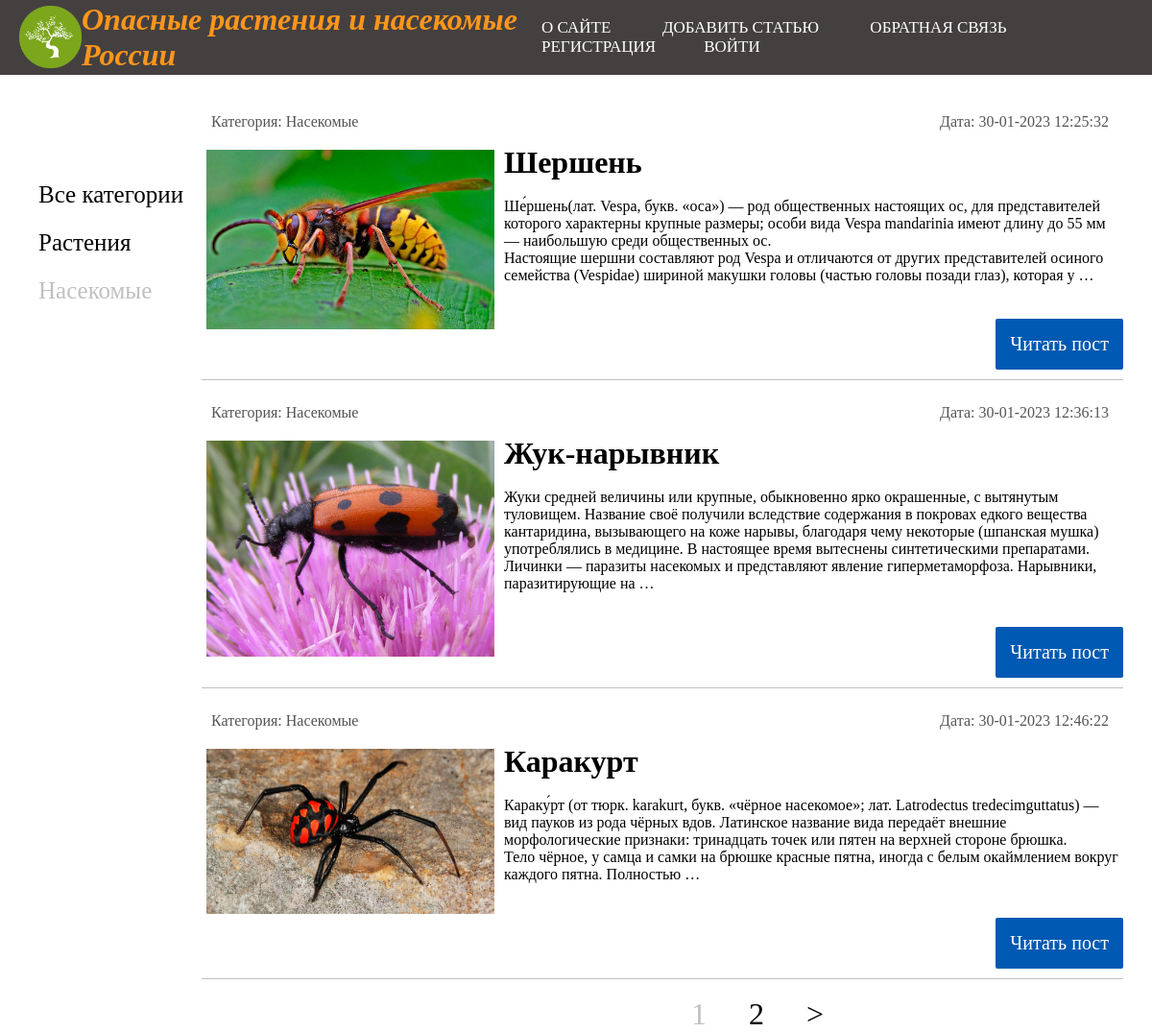
The page /category/insects/ on the database its author committed.
### main/models.py (models this page shows, shortened)
class Category(models.Model):
    name = models.CharField(max_length=100, db_index=True, verbose_name='Категория')
    slug = models.SlugField(max_length=100, unique=True, db_index=True, verbose_name='URL')
    def __str__(self):
        return self.name
    def get_absolute_url(self):
        return reverse('category', kwargs={'cat_slug': self.slug})
    class Meta:
        verbose_name = 'Категория'
        verbose_name_plural = 'Категории'
        ordering = ['id']

class Top_5(models.Model):
    title = models.CharField(max_length=100, verbose_name='Название растения или насекомого')
    slug = models.SlugField(max_length=100, unique=True, db_index=True, verbose_name='URL')
    content = models.TextField(verbose_name='Текст статьи')
    photo = models.ImageField(upload_to='photos', verbose_name='Фото')
    time_create = models.DateTimeField(auto_now_add=True, verbose_name='Дата создания')
    time_update = models.DateTimeField(auto_now=True, verbose_name='Дата изменения')
    is_published = models.BooleanField(default=True, verbose_name='Публикация')
    cat = models.ForeignKey('Category', on_delete=models.PROTECT, verbose_name='Категория')
    def get_absolute_url(self):
        return reverse('post', kwargs={'post_slug': self.slug})
    class Meta:
        verbose_name = 'Топ 5'
        verbose_name_plural = 'Топ 5'
        ordering = ['id']

### main/views.py (the view)
# urls.py: path('category/<slug:cat_slug>/', MainCategory.as_view(), name='category'),
class MainCategory(DataMixin, ListView):
    model = Top_5
    template_name = 'main/index.html'
    context_object_name = 'posts'
    allow_empty = False
    def get_queryset(self):
        return Top_5.objects.filter(cat__slug=self.kwargs['cat_slug'], is_published=True).select_related('cat')
    def get_context_data(self, *, object_list=None, **kwargs):
        context = super().get_context_data(**kwargs)
        c = Category.objects.get(slug=self.kwargs['cat_slug'])
        c_def = self.get_user_context(title='Категория - ' + str(c.name), cat_selected=c.pk)
        return dict(list(context.items()) + list(c_def.items()))

### main/utils.py (called while the page is built)
    def get_user_context(self, **kwargs):
        context = kwargs
        cats = Category.objects.all()
        context['menu'] = menu
        context['cats'] = cats
        if 'cat_selected' not in context:
            context['cat_selected'] = 0
        return context

### main/templates/main/index.html
{% extends 'main/base.html' %}
{% block content %}
    <ul class="list_of_categories">
        {% if cat_selected == 0 %}
        <li class="selected">Все категории</li>
        {% else %}
        <li><a class="cat_link" href="{% url 'home' %}">Все категории</a></li>
        {% endif %}
        {% for c in cats %}
        {% if c.pk == cat_selected %}
        <li class="selected">{{c.name}}</li>
        {% else %}
        <li><a class="cat_link" href="{{c.get_absolute_url}}">{{c.name}}</a></li>
        {% endif %}
        {% endfor %}
    </ul>
    {% for p in posts %}
	<div class="container_article">
        <div class="container1">
            <p>Категория: {{p.cat}}</p>
            <p>Дата: {{p.time_update|date:"d-m-Y H:i:s"}}</p>
        </div>
        <div class="container2">
            {% if p.photo %}
            <p><a href="{{ p.get_absolute_url }}"><img src="{{p.photo.url}}"></a></p>
            {% endif %}
            <div class="container3">
                <h1>{{p.title}}</h1>
                <br>
                {{p.content|linebreaks|truncatewords:50}}
                <br><br><br>
                <p class="shift_the_button"><a class="read_article" href="{{ p.get_absolute_url }}">Читать пост</a></p>
            </div>
        </div>
	</div>
	{% endfor %}
{% endblock %}

### main/static/main/css/style.css (style rules this page uses)
* { margin: 0; padding: 0; box-sizing: border-box; }
.container_article { display: flex; flex-direction: column; margin: 5px 30px 15px 10px; width: 80%; float: right; border-bottom: 1px solid silver; }
.container1 { display: flex; justify-content: space-between; color: rgb(85, 85, 85); margin: 5px 15px 15px 10px; }
.container2 { display: flex; }
img { max-width: 300px; height: auto; margin: 5px 10px 5px 5px; }
.shift_the_button { display: flex; justify-content: flex-end; }
.read_article { text-decoration: none; background-color:#0059b2; padding: 15px; color: white; font-size: 20px; border-radius: 2px; margin-bottom: 10px; }
.list_of_categories { position: absolute; margin: 70px 20px 0px 40px; }
.cat_link { text-decoration: none; color: black; }
.list_of_categories>li { list-style-type: none; line-height: 2em; font-size: 25px; font-weight: 500; }
.selected { color: silver; }

### rows shown on the page
Category: name "Растения"
Category: name "Насекомые"
Top_5: cat "Насекомые", time_update "30-01-2023 12:25:32", photo (picture), title "Шершень", content "Ше́ршень(лат. Vespa, букв. «оса») — род общественных настоящих ос, для представителей которого характерны крупные размеры; особи вида Vespa mandarinia имеют длину до 55 мм — наибольшую среди общественных ос. Настоящие шершни составляют род Vespa и отличаются от других представителей осиного семейства (Vespidae) шириной макушки головы (частью головы позади глаз), которая у …"
Top_5: cat "Насекомые", time_update "30-01-2023 12:36:13", photo (picture), title "Жук-нарывник", content "Жуки средней величины или крупные, обыкновенно ярко окрашенные, с вытянутым туловищем. Название своё получили вследствие содержания в покровах едкого вещества кантаридина, вызывающего на коже нарывы, благодаря чему некоторые (шпанская мушка) употреблялись в медицине. В настоящее время вытеснены синтетическими препаратами. Личинки — паразиты насекомых и представляют явление гиперметаморфоза. Нарывники, паразитирующие на …"
Top_5: cat "Насекомые", time_update "30-01-2023 12:46:22", photo (picture), title "Каракурт", content "Караку́рт (от тюрк. karakurt, букв. «чёрное насекомое»; лат. Latrodectus tredecimguttatus) — вид пауков из рода чёрных вдов. Латинское название вида передаёт внешние морфологические признаки: тринадцать точек или пятен на верхней стороне брюшка. Тело чёрное, у самца и самки на брюшке красные пятна, иногда с белым окаймлением вокруг каждого пятна. Полностью …"

### other values the page prints
{{ m.title }} "О САЙТЕ" "ДОБАВИТЬ СТАТЬЮ" "ОБРАТНАЯ СВЯЗЬ"
{{ p }} "1"
{{ p }} "2"
